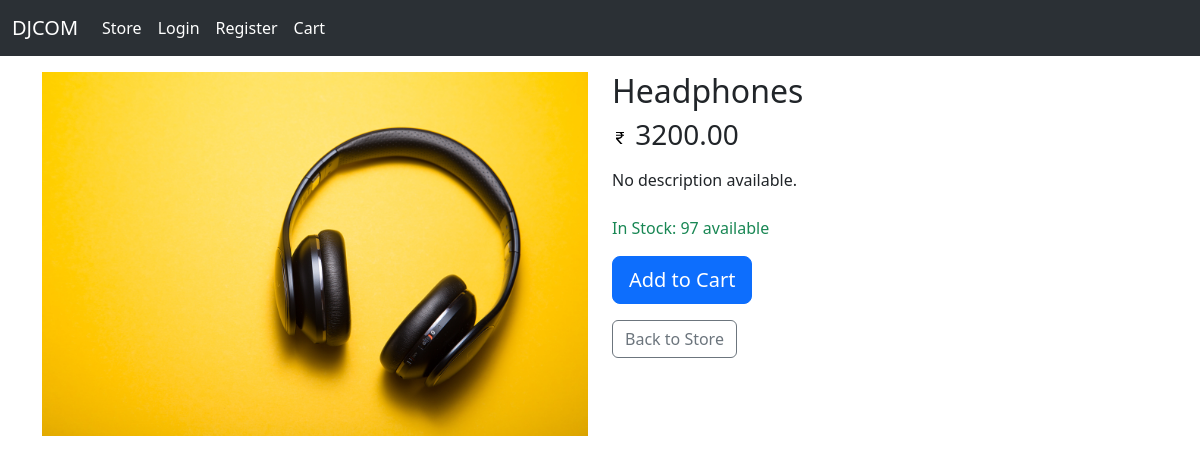
/product/1/, run on an earlier commit of the app's database.
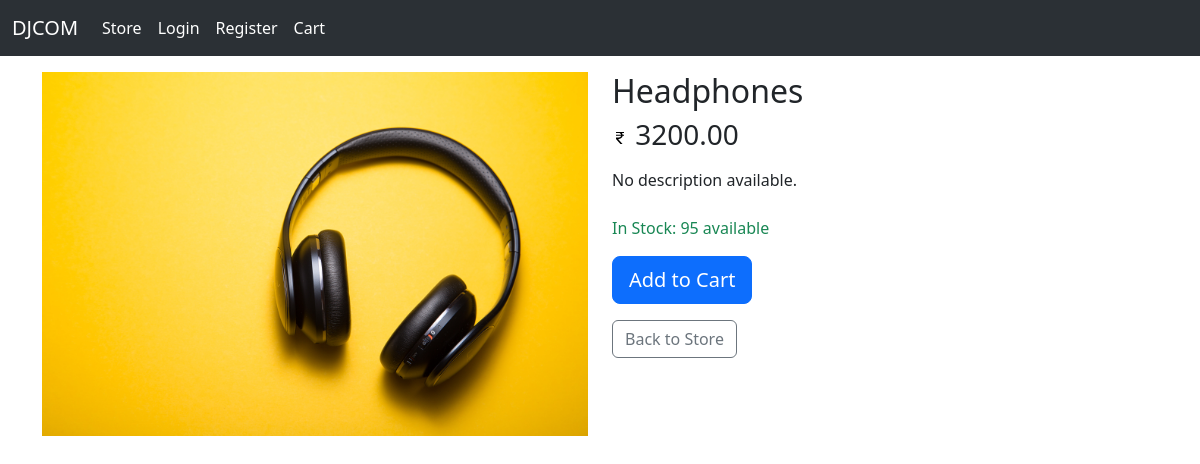
And on a later commit of the database.
### store/models.py (models this page shows, shortened)
class Product(models.Model):
    name = models.CharField(max_length=300, null=True, blank=True)
    price = models.IntegerField()
    digital = models.BooleanField(default=False, null=True, blank=True)
    image = models.ImageField(null=True, blank=True)
    description = models.TextField(null=True, blank=True)
    stock = models.IntegerField(default=100)
    category = models.CharField(max_length=100, null=True, blank=True)
    @property
    def imageURL(self):
        try:
            url = self.image.url
        except:
            url = ''
        return url
    @property
    def in_stock(self):
        return self.stock > 0

### store/views.py (the view)
# urls.py: path('product/<int:pk>/', views.product_detail, name='product-detail'),
def product_detail(request, pk):
    product = get_object_or_404(Product, id=pk)
    context = {'product': product}
    return render(request, 'store/product_detail.html', context)

### store/templates/store/product_detail.html (shortened to what this page needs)
{% extends 'index.html' %}
{% load static %}
{% block content %}
<div class="row">
    <div class="col-md-6">
        <img src="{{product.imageURL}}" class="img-fluid" alt="{{product.name}}">
    </div>
    <div class="col-md-6">
        <h2>{{product.name}}</h2>
        <h3><img src="{% static 'images/rupee.svg' %}" /> {{product.price|floatformat:2}}</h3>
        <p class="mt-3">{{product.description|default:"No description available."}}</p>
        <div class="mt-4">
            {% if product.in_stock %}
                <p class="text-success">In Stock: {{product.stock}} available</p>
                <button data-product={{product.id}} data-action="add" class="btn btn-primary btn-lg update-cart">Add to Cart</button>
            {% else %}
                <p class="text-danger">Out of Stock</p>
                <button class="btn btn-secondary btn-lg" disabled>Out of Stock</button>
            {% endif %}
        </div>
        <div class="mt-3">
            <a href="{% url 'store' %}" class="btn btn-outline-secondary">Back to Store</a>
        </div>
    </div>
</div>
{% endblock content %}

What changed in the data, as far as the page shows it:
changed Product "Headphones": stock "97" → "95"
